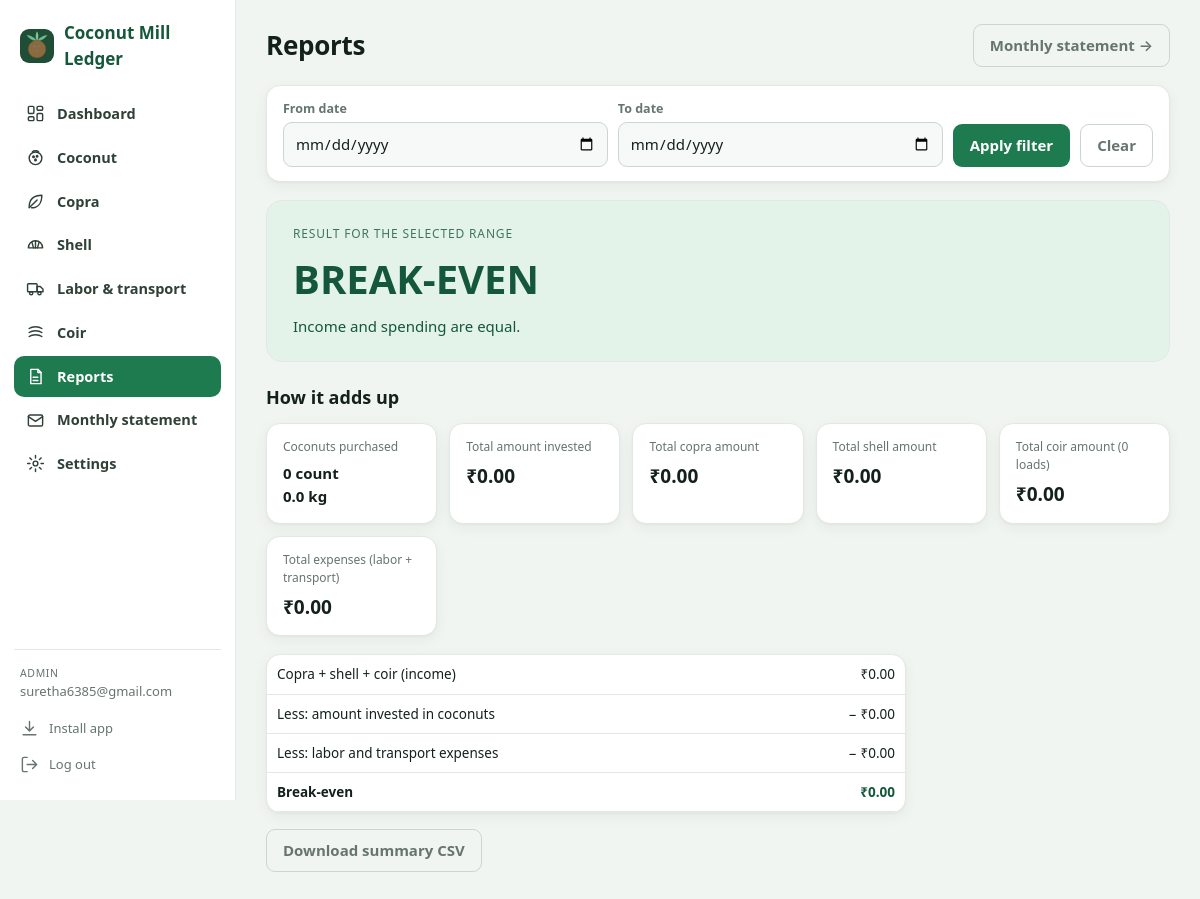
The page /summary (signed in) on the database its author committed.
### tables this page shows
CREATE TABLE users (
    id INTEGER PRIMARY KEY AUTOINCREMENT,
    email TEXT NOT NULL UNIQUE, password_hash TEXT NOT NULL,
    role TEXT NOT NULL DEFAULT 'staff', created_at TEXT DEFAULT CURRENT_TIMESTAMP);

### app.py (the view)
@app.route("/summary")
def summary():
    start, end = date_args()
    return render_template("summary.html", s=summarize(db(), start, end), start=start, end=end)

### app.py (called while the page is built)
def connect():
    conn = sqlite3.connect(DB_PATH)
    conn.row_factory = sqlite3.Row
    return conn

def db():
    if "db" not in g:
        g.db = connect()
    return g.db

def money(n):
    return f"{'-' if n < 0 else ''}{CUR}{abs(n):,.2f}"

def valid_date(text):
    try:
        return len(text) == 10 and dt.date.fromisoformat(text) is not None
    except (TypeError, ValueError):
        return False

def fetch_rows(conn, key, start="", end=""):
    cfg = DATASETS[key]
    where, params = [], []
    if start:
        where.append("date >= ?")
        params.append(start)
    if end:
        where.append("date <= ?")
        params.append(end)
    sql = f"SELECT * FROM {cfg['table']}"
    if where:
        sql += " WHERE " + " AND ".join(where)
    sql += " ORDER BY date, id"
    rows = [dict(r) for r in conn.execute(sql, params).fetchall()]
    for r in rows:
        r["amount"] = cfg["amount"](r) if key != "coir" else r["amount"]
    return rows

def user_count(conn):
    return conn.execute("SELECT COUNT(*) FROM users").fetchone()[0]

@app.after_request
def security_headers(resp):
    resp.headers.setdefault("X-Content-Type-Options", "nosniff")
    resp.headers.setdefault("Referrer-Policy", "same-origin")
    resp.headers.setdefault("X-Frame-Options", "DENY")
    resp.headers.setdefault(
        "Content-Security-Policy",
        "default-src 'self'; img-src 'self' data:; style-src 'self' 'unsafe-inline'; "
        "script-src 'self'; base-uri 'self'; form-action 'self'; frame-ancestors 'none'")
    return resp

@app.context_processor
def inject_globals():
    if "csrf" not in session:
        session["csrf"] = secrets.token_hex(16)
    return dict(csrf=session["csrf"], datasets=DATASETS, cur=CUR, user=g.get("user"),
                today=dt.date.today().isoformat())

def date_args():
    start, end = request.args.get("start", ""), request.args.get("end", "")
    return (start if valid_date(start) else ""), (end if valid_date(end) else "")

### templates/summary.html (shortened to what this page needs)
{% extends "base.html" %}
{% block content %}
<div class="pagehead"><h1 class="page-title">Reports</h1>
  <a class="btn ghost" href="{{ url_for('statement') }}">Monthly statement →</a></div>
{% include "_filter.html" %}
{% set word = {'profit': 'PROFIT', 'loss': 'LOSS', 'even': 'BREAK-EVEN'}[s.state] %}
<div class="result {{ s.state }}">
  <div class="k">RESULT FOR THE SELECTED RANGE</div>
  <div class="big">{{ word }}{% if s.state != 'even' %}: {{ (s.profit|abs)|money }}{% endif %}</div>
  <div>
    {% if s.state == 'profit' %}You earned {{ s.profit|money }} more than you spent.
    {% elif s.state == 'loss' %}You spent {{ (s.profit|abs)|money }} more than you earned.
    {% else %}Income and spending are equal.{% endif %}
  </div>
</div>
<h2>How it adds up</h2>
<div class="metrics">
  <div class="metric"><div class="l">Coconuts purchased</div><div class="v" style="font-size:15px;">{{ '{:,.0f}'.format(s.count) }} count<br>{{ '{:,.1f}'.format(s.kg) }} kg</div></div>
  <div class="metric"><div class="l">Total amount invested</div><div class="v">{{ s.invested|money }}</div></div>
  <div class="metric"><div class="l">Total copra amount</div><div class="v">{{ s.copra|money }}</div></div>
  <div class="metric"><div class="l">Total shell amount</div><div class="v">{{ s.shell|money }}</div></div>
  <div class="metric"><div class="l">Total coir amount ({{ '{:,.0f}'.format(s.coir_loads) }} loads)</div><div class="v">{{ s.coir|money }}</div></div>
  <div class="metric"><div class="l">Total expenses (labor + transport)</div><div class="v">{{ s.expenses|money }}</div></div>
</div>
<div class="table-wrap" style="max-width:640px;">
  <table style="min-width:0;"><tbody>
    <tr><td class="l">Copra + shell + coir (income)</td><td>{{ s.income|money }}</td></tr>
    <tr><td class="l">Less: amount invested in coconuts</td><td>− {{ s.invested|money }}</td></tr>
    <tr><td class="l">Less: labor and transport expenses</td><td>− {{ s.expenses|money }}</td></tr>
    <tr><td class="l"><strong>{{ 'Loss' if s.state == 'loss' else ('Break-even' if s.state == 'even' else 'Profit') }}</strong></td>
        <td class="{{ 'neg' if s.state == 'loss' else 'pos' }}"><strong>{{ '− ' if s.state == 'loss' }}{{ (s.profit|abs)|money }}</strong></td></tr>
  </tbody></table>
</div>
<p style="margin-top:16px;"><a class="btn ghost" href="{{ url_for('summary_csv', start=start, end=end) }}">Download summary CSV</a></p>
{% endblock %}

### templates/base.html (shortened to what this page needs)
{% from "_icons.html" import icon -%}
<!doctype html>
<html lang="en">
<head>
  {% include "_head.html" %}
</head>
<body>
<div class="shell">
  <aside class="side">
    <a class="brand" href="{{ url_for('dashboard') }}"><img src="{{ url_for('static', filename='icons/icon-192.png') }}" alt=""><span>Coconut Mill Ledger</span></a>
    <nav class="sidenav">
      <a class="nav {{ 'active' if request.endpoint == 'dashboard' }}" href="{{ url_for('dashboard') }}">{{ icon('dashboard') }}<span>Dashboard</span></a>
      {% set icons = {'coconut': 'coconut', 'copra': 'copra', 'shell': 'shell', 'expenses': 'expenses', 'coir': 'coir'} %}
      {% for k, d in datasets.items() %}
        <a class="nav {{ 'active' if request.endpoint in ('dataset',) and key is defined and key == k }}" href="{{ url_for('dataset', key=k) }}">{{ icon(icons[k]) }}<span>{{ d.title }}</span></a>
      {% endfor %}
      <a class="nav {{ 'active' if request.endpoint == 'summary' }}" href="{{ url_for('summary') }}">{{ icon('reports') }}<span>Reports</span></a>
      <a class="nav {{ 'active' if request.endpoint == 'statement' }}" href="{{ url_for('statement') }}">{{ icon('statement') }}<span>Monthly statement</span></a>
      <a class="nav {{ 'active' if request.endpoint == 'settings' }}" href="{{ url_for('settings') }}">{{ icon('settings') }}<span>{{ 'Settings' if user.role == 'admin' else 'Account' }}</span></a>
    </nav>
    <div class="sidefoot">
      <div class="who"><small>{{ user.role }}</small>{{ user.email }}</div>
      <button type="button" data-install hidden>{{ icon('install') }}<span>Install app</span></button>
      <form method="post" action="{{ url_for('logout') }}">
        <button type="submit">{{ icon('logout') }}<span>Log out</span></button>
      </form>
    </div>
  </aside>
  <main class="main">
    {% block content %}{% endblock %}
  </main>
</div>
</body>
</html>

### static/style.css (style rules this page uses)
:root { --bg:#F1F5F2;--panel:#fff;--panel2:#F6F9F7;--text:#14211B;--muted:#66756D;--border:#E2E9E4;--border2:#CBD6CF; --green:#1E7A4F;--green-dark:#14573A;--green-soft:#E4F3EA;--blue:#4A90D9;--red:#C0392B;--red-soft:#FBE7E4; --shadow:0 1px 2px rgba(20,33,27,.04),0 4px 14px rgba(20,33,27,.05); }
* { box-sizing:border-box }
html { -webkit-text-size-adjust:100% }
body { margin:0;background:var(--bg);color:var(--text);font:15px/1.5 system-ui,-apple-system,"Segoe UI",Roboto,"Helvetica Neue",Arial,sans-serif; padding-top:env(safe-area-inset-top,0);padding-bottom:env(safe-area-inset-bottom,0) }
a { color:var(--green-dark) }
h1,h2,h3 { margin:0 }
h2 { font-size:18px;font-weight:650 }
.shell { display:grid;grid-template-columns:236px minmax(0,1fr);min-height:100vh }
.side { background:var(--panel);border-right:1px solid var(--border);padding:18px 14px;position:sticky;top:0;height:100vh; overflow-y:auto;display:flex;flex-direction:column }
.brand { display:flex;align-items:center;gap:10px;font-weight:700;font-size:17px;color:var(--green-dark);margin:2px 6px 22px;text-decoration:none }
.brand img { width:34px;height:34px;border-radius:9px }
.sidenav { display:flex;flex-direction:column;gap:2px }
.nav { display:flex;align-items:center;gap:12px;padding:10px 12px;border-radius:10px;color:#2F4137;text-decoration:none;font-weight:550;font-size:14.5px }
.nav.active { background:var(--green);color:#fff }
.sidefoot { margin-top:auto;padding-top:16px;border-top:1px solid var(--border);font-size:13px;color:var(--muted) }
.sidefoot .who { padding:0 6px 10px;word-break:break-all }
.sidefoot .who small { display:block;text-transform:uppercase;letter-spacing:.06em;font-size:10.5px }
.sidefoot form { margin:0 }
.sidefoot button { width:100%;text-align:left;background:none;border:none;padding:8px 6px;color:var(--muted);font:inherit;cursor:pointer;border-radius:8px;display:flex;gap:10px;align-items:center }
.main { padding:24px 30px 64px;min-width:0 }
.page-title { font-size:26px;font-weight:700;letter-spacing:-.01em }
.pagehead { display:flex;justify-content:space-between;align-items:center;gap:14px;flex-wrap:wrap;margin-bottom:18px }
button,.btn { font:inherit;font-weight:600;border-radius:9px;border:1px solid transparent;padding:9px 16px;cursor:pointer;text-decoration:none;display:inline-block;text-align:center }
.ghost { background:transparent;border-color:var(--border2);color:var(--muted) }
.table-wrap { overflow-x:auto;border:1px solid var(--border);border-radius:14px;background:var(--panel);box-shadow:var(--shadow) }
table { border-collapse:collapse;width:100%;min-width:560px;font-size:13.5px }
td { padding:9px 10px;text-align:right;border-bottom:1px solid var(--border);white-space:nowrap;font-variant-numeric:tabular-nums }
th.l,td.l { text-align:left }
.metrics { display:grid;grid-template-columns:repeat(auto-fit,minmax(170px,1fr));gap:12px;margin:12px 0 18px }
.metric { background:var(--panel);border:1px solid var(--border);border-radius:14px;padding:14px 16px;box-shadow:var(--shadow) }
.metric .l { font-size:12px;color:var(--muted);margin-bottom:6px }
.metric .v { font-size:19px;font-weight:650 }
.result { border-radius:16px;padding:24px 26px;margin-bottom:22px;border:1px solid var(--border) }
.result.profit,.result.even { background:var(--green-soft);color:var(--green-dark) }
.result .k { font-size:12px;letter-spacing:.07em;opacity:.8 }
.result .big { font-size:clamp(28px,5vw,40px);font-weight:750;margin:6px 0 }
.pos { color:var(--green-dark) }

### rows shown on the page
users: role "Settings", role "ADMIN", email "suretha6385@gmail.com"

### other values the page prints
{{ d.title }} "Coconut" "Copra" "Shell" "Labor & transport" "Coir"
{{ word }} "BREAK-EVEN"
{{ '{:,.0f}'.format(s.count) }} "0"
{{ '{:,.1f}'.format(s.kg) }} "0.0"
{{ s.invested|money }} "₹0.00"
{{ s.copra|money }} "₹0.00"
{{ s.shell|money }} "₹0.00"
{{ '{:,.0f}'.format(s.coir_loads) }} "0"
{{ s.coir|money }} "₹0.00"
{{ s.expenses|money }} "₹0.00"
{{ s.income|money }} "₹0.00"
{{ (s.profit|abs)|money }} "₹0.00"
